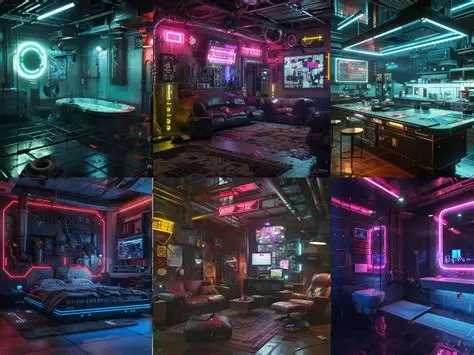
#> input picture inspiração/interiores.webp, 474 x 355 px
$ python -i preparar_textura.py   (imports and definitions only)
#> lines starting #> are read from the running program, lines starting #| are printed output that depends on the picture
#> further down, picture is the input picture: PIL image 474x355 RGB; mean R, G, B 57.5, 57.9, 70.2
# -*- coding: utf-8 -*-
"""Prepara e confere textura de mapa AUTORADA.

Ate a v0.2 toda textura do mapa nascia de codigo (`gerar_texturas.gd`), e isso
dava duas garantias de graca: todo pixel vinha da paleta porque o gerador so
sabia escrever a paleta, e todo tile ladrilhava porque `_pintar()` fazia
`posmod`. Arte autorada nao tem nenhuma das duas.

Esta ferramenta e o que devolve as duas garantias. Ela NAO e a fonte da textura
-- a fonte e o PNG, do mesmo jeito que a fonte dos sprites de personagem sao os
GIFs e nao `gerar_sprites.py`. Ela e o funil por onde a arte passa antes de
entrar no jogo.

O que ela faz, nesta ordem e por este motivo:

1. **Costura.** Mistura a imagem com uma copia deslocada de meia imagem, com
   peso que zera nas bordas. Na borda o pixel passa a ser o do meio da imagem,
   e o pixel do outro lado da borda tambem -- entao os dois se encontram
   continuos. Custa borrar a periferia em troca de ladrilhar, e para MATERIAL
   (que e o que um tile tem de ser) essa troca e boa.

2. **Reducao.** Para o lado alvo, por area. Depois disso nao ha mais
   reamostragem: o jogo usa filtro Nearest e escala inteira.

3. **Gamut.** Clampa V ao teto da familia, clampa S e puxa o matiz para a faixa.
   Com `recraft_v4_1` recebendo a rampa em `colors`, isto e rede de seguranca e
   nao cirurgia -- se estiver cortando muito, o problema esta no prompt.

4. **Alpha cravado em 0 ou 1.** Ferramenta de arte produz antialias por default,
   e o portao do projeto recusa alpha parcial.

E ela CONFERE, que e metade do ponto: costura, densidade, gamut, teto de valor e
faixa de matiz saem medidos, nao afirmados.

Uso:
    python tools/texturas/preparar_textura.py preparar ORIGEM DESTINO --familia chao
    python tools/texturas/preparar_textura.py conferir assets/texturas/chao_andar1_a.png
    python tools/texturas/preparar_textura.py conferir assets/texturas/ --familia chao
"""
import argparse
import colorsys
import os
import sys

try:
    import numpy as np
except ImportError:
    sys.exit("Precisa do numpy:  pip install numpy")
try:
    from PIL import Image, ImageFilter
except ImportError:
    sys.exit("Precisa do Pillow:  pip install Pillow")


# ---------------------------------------------------------------- familias ---
# Os tetos NAO sao gosto. O chao para em 0,30 porque ator tem piso de V 0,55 no
# portao G2, e como o andar 1 abandonou a separacao por MATIZ (o chao foi para o
# azul, que e a familia de seis projeteis do jogo), o valor virou a unica
# separacao que sobrou -- e ela precisa ser folgada.
#
# A parede pode ir a 0,50 porque e moldura: ela tem de vencer o chao para dizer
# onde a sala termina, e desde que o filete de neon saiu ela e a unica coisa que
# diz isso.
#
# O decalque e MAIS apertado que o prop, e isso e contraintuitivo de proposito:
# ele vive no miolo, onde o combate acontece, enquanto o prop vive na margem
# calma. Um reflexo claro no meio da sala e um campo claro sob os projeteis.
#
# `ganho_v` e exposicao, e ele existe porque TETO NAO ESCURECE. Medido: variar o
# teto do chao de 0,30 a 0,18 nao mexeu na mediana (0,169 nos dois), porque o
# corte so alcanca os pixels mais claros. O que muda o quanto o chao pesa na
# tela e multiplicar o valor, nao apara-lo.
#
# O alvo do chao e V mediano ~0,12: o chao antigo era 0,09 (seguro e vazio) e a
# arte crua chega em 0,17 (rica e disputando com o projetil). O ganho poe a
# textura entre os dois, mais perto do seguro.
# `alvo_v` e a MEDIANA de valor que a textura deve ter, e nao um multiplicador.
#
# Multiplicador fixo so funciona se toda geracao nascer com o mesmo brilho, e nao
# nasce: a rampa ambar do andar 1 saiu bem mais escura que a azul, e o mesmo
# ganho de 0,70 derrubou o chao de arma para V 0,05 com 159 cores -- escuro
# demais para ter textura. Mirando a mediana, o funil compensa sozinho o quao
# clara a arte chegou.
#
# Chao em 0,12 e parede em 0,30: a parede tem de vencer o chao porque e ela que
# diz onde a sala termina, e desde que o filete saiu ela e a unica coisa que diz.
FAMILIAS = {
    "chao":     {"teto_v": 0.30, "alvo_v": 0.12, "teto_s": 0.95, "densidade": (0.08, 0.18)},
    "parede":   {"teto_v": 0.50, "alvo_v": 0.30, "teto_s": 0.95, "densidade": (0.18, 0.34)},
    "decalque": {"teto_v": 0.19, "alvo_v": 0.10, "teto_s": 0.95, "densidade": (0.00, 1.00)},
    # O prop VOLUMETRICO (LTD 09). Teto entre a parede (0,50) e o decalque
    # (0,19), e nao e meio-termo preguicoso: ele tem de ler como CORPO na sala,
    # senao a face vertical que a Fase 7 pede nao aparece -- mas ele vive no
    # miolo, por onde o combate passa, entao nao pode chegar aos 0,50 da parede,
    # que e moldura e fica na beira do quadro.
    #
    # Densidade fica aberta de proposito: a faixa das outras familias mede
    # TEXTURA que ladrilha, e um atlas de props e majoritariamente alpha zero.
    # Medir densidade nele seria medir quanto do atlas esta vazio.
    "prop":     {"teto_v": 0.42, "alvo_v": 0.22, "teto_s": 0.95, "densidade": (0.00, 1.00)},
    "livre":    {"teto_v": 0.55, "alvo_v": 0.00, "teto_s": 0.95, "densidade": (0.00, 1.00)},
}

## Quanto a faixa de matiz e apertada NA HORA DE ESCREVER, para sobrar folga
## contra o arredondamento de 8 bits.
##
## O portao confere a faixa cheia. Sem esta margem, uma cor grampeada exatamente
## em 330 sai do conversor HSV->RGB->uint8 medindo 328, e a textura reprova por
## dois graus que nao sao dela -- sao do formato. Nesses valores escuros os
## canais estao na casa de 10 a 40, e um passo de 1/255 gira o matiz varios
## graus.
MARGEM_MATIZ = 3.0

# A faixa de matiz e do TIPO DE SALA, nao da familia -- e o que faz a sala do
# chefe se anunciar de longe sem o andar deixar de ser um lugar so. Sai das
# rampas ACENTOS de tools/texturas/paleta.gd, rebaixadas: `cor_mapa` puro nunca
# e pintado no mundo.
#
# O corredor NAO entra aqui. Ele fica na noite base de proposito: pintar cada
# metade com a cor da sala vizinha anunciaria o que ha do outro lado antes de o
# jogador chegar.
#
# A faixa do ANDAR 1 e larga -- 135 graus contra os 25 a 30 das outras -- e isso
# e deliberado. O que ela separa e TIPO DE SALA, e nao mapa de ator: quem faz a
# segunda separacao e o teto de valor logo acima (chao em 0,30 contra o piso de
# 0,55 do portao G2), justamente porque o andar 1 ja abriu mao do matiz ao ir
# para o azul, que e a familia de seis projeteis do jogo.
#
# Alargar veio da arte: as tres referencias de piso trazem acento ciano (~180) e
# magenta (~320), e a faixa antiga de 200-250 os grampeava nos dois em azul --
# o acento sobrevivia como brilho, mas perdia o vocabulario cyberpunk que fez
# escolherem essas imagens. Como o teto de valor nao mudou, alargar nao aproxima
# o chao de projetil nenhum: um pixel de piso continua no maximo a 0,30 de
# valor, e ator comeca em 0,55.
#
# Os limites nao sao redondos por acaso: 185 fica 5 graus acima do teto do item
# (180) e 320 fica 10 abaixo do piso do chefe (330). As tres faixas continuam
# disjuntas, que e o que faz a sala de recompensa e a do chefe se anunciarem.
# O tingimento por tipo de sala DESMONTADO, e a nova regra e a saturacao.
#
# A medicao que produziu estas faixas esta em `docs/PLANO_FABRICA_ANDAR1.md`:
# os chaos saiam do funil com saturacao 0,77 (chefe), 0,89 (arma) e 0,95 (item),
# contra os **0,284** do centro da referencia (`docs/fabrica_01.png`). Nao era
# metal tingido, era cor chapada com textura por cima -- e o "excesso de verde"
# que abriu o briefing era so a fatia do item nisso.
#
# O que mudou, e por que cada um:
#
# - **item** girou de 172 para 205 e **arma** de 37 para 228. Sao o verde e o
#   laranja que o briefing manda sumir do AMBIENTE (secoes 10, 112 e 113): a
#   sala de arma nao vira amarela, o ambar volta como luz de trabalho e faixa de
#   perigo.
# - **andar1 e boss NAO giraram.** O andar 1 ja estava em 235, a mesma familia do
#   alvo, e `chao_andar1_c` tem pixels ate 310 que sairiam da banda se ele
#   girasse -- o portao usa min/max ABSOLUTO, entao um pixel basta. O chefe
#   mantem o magenta que a secao 11 reserva a ele.
# - **Todos dessaturaram** para a casa de 0,30-0,34.
#
# **As faixas agora se SOBREPOEM, e isso e o ponto.** item (188-219) e arma
# (213-243) invadem andar1 (185-320) de proposito: o tipo de sala deixou de ser
# separado por cor, e passa a ser separado por props, luz e composicao. E
# literalmente o que o briefing pede na secao 110 -- "se depender da cor: FAIL".
# Elas continuam existindo para impedir DERIVA (uma textura nova nascer verde de
# novo), e nao para separar sala.
MATIZ_POR_TIPO = {
    "andar1": (185, 320),   # a base: combate e inicial -- inalterada
    "boss":   (315, 350),   # magenta mantido, girado 5 graus para longe do 0
    "arma":   (198, 227),   # era (25, 50): o laranja saiu do ambiente
    "item":   (188, 219),   # era (150, 180): o verde saiu do ambiente
}

# A sala do chefe leva teto mais baixo que as outras, e nao e capricho: e a sala
# mais densa de projetil do jogo, e o matiz dela e vizinho do `tiro_diretora`
# (336 graus). Como o andar 1 abriu mao da separacao por matiz, sobrou o valor --
# e no lugar onde ele mais importa vale compra-lo mais folgado.
#
# Arma e item nao precisam: sao salas de recompensa, sem combate.
TETO_POR_TIPO = {
    "boss": {"chao": 0.24},
}

# Familias que NAO tem faixa de matiz por tipo de sala.
#
# `livre` porque nao e superficie de sala nenhuma. `prop` por um motivo mais
# concreto: existe UM atlas de props volumetricos para o jogo inteiro, e ele e
# oferecido a todos os tipos de sala. Amarra-lo a faixa de um tipo pintaria a
# caixa de vermelho na sala do chefe e de ambar na sala de arma -- e a mesma
# caixa, no mesmo andar. Quem carrega a identidade do tipo e o atlas CHAPADO,
# que tem uma celula por tipo justamente para isso.
SEM_FAIXA_DE_MATIZ = frozenset({"livre", "prop"})

## Teto da razao de costura, CALIBRADO e nao chutado. Medido em tres regimes:
##
##   textura gerada com posmod, que ladrilha    0.14 a 0.42
##   saida de costurar()                        0.22 a 0.95
##   arte crua, que nao ladrilha                ate 1.47
##
## A validacao mais forte e que a metrica aprova as texturas geradas com
## `posmod`, que ladrilham por construcao e portanto sao gabarito conhecido.
LIMITE_COSTURA = 1.10

## Abaixo deste valor o matiz de um pixel de 8 bits e ruido de arredondamento.
PISO_MATIZ_LEGIVEL = 0.06

## Diferenca de canal que conta como "detalhe". Absoluto e igual ao do apendice
## de docs/TEXTURAS_ANDAR_1.md, para os numeros continuarem comparaveis com os
## que ja estao escritos la.
##
## DENSIDADE E INFORMATIVA, NAO E PORTAO -- e vale registrar por que, porque a
## tentacao de trava-la e forte.
##
## Ela nao e invariante a exposicao: escurecer a textura comprime as diferencas
## de canal, e a mesma estrutura passa a medir menos (baixar o ganho do chao de
## 1,0 para 0,7 levou 8,4% a 4,2% sem tirar um traco do desenho). Tentei prender
## o limiar a amplitude da propria imagem para corrigir isso, e ficou pior: numa
## textura escura a amplitude e pequena, o limiar cai ao piso e a medicao passa a
## contar ruido de arredondamento -- o mesmo chao media 66% de "detalhe".
##
## Uma trava em que nao se confia empurra a arte para o lado errado com a
## autoridade de um numero. Entao o numero sai medido e fica ao lado dos outros,
## para quem estiver desenhando comparar com a referencia e com o que ja existe,
## e a decisao continua sendo de quem olha.
LIMIAR_DETALHE = 24

## O PONTO-PROJETIL: quantas manchas claras compactas a textura tem.
##
## A regra existe em prosa em tres documentos -- IDENTIDADE_VISUAL ("ponto
## isolado de N7 ou A2 com raio de 3 a 6 px e proibido -- e exatamente a
## silhueta de um tiro"), o plano de migracao (Fase 6, "evitar pontos
## brilhantes") e a issue LTD 06. Aqui ela vira numero.
##
## O que separa "ponto" de "junta" nao e o brilho, e a FORMA: um projetil e
## compacto e redondo, uma junta de placa e longa, um canto e um L. Por isso a
## medicao filtra por area, por razao de lados e por preenchimento do bbox, e
## nao por valor -- o chao do item tem 377 manchas claras e nenhuma delas e
## redonda, que e o resultado certo.
##
## O fundo sai de uma MEDIANA 2D e nao de uma media: a media e puxada pelo
## proprio ponto que se quer achar, e a de caixa fez o chao do item pular de 0
## para 30. A mediana ignora a minoria clara por construcao, que e a definicao
## dela.
##
## ISTO E INFORMATIVO, NAO E PORTAO -- pelo mesmo motivo que a densidade acima,
## e vale registrar porque a tentacao de travar e forte. A medicao NAO separa
## limpo fora do chao: rebite de parede e redondo de verdade (parede_arma mede
## 23, parede_andar1_d mede 37) e prop tem luz por definicao (props_atlas mede
## 8), e nenhum dos tres e defeito -- um rebite na face vertical da parede, na
## beira do quadro, nao vira tiro na cabeca de ninguem. Mesmo entre chaos ela
## acusa 2 no chao do item, que e visualmente limpo.
##
## Travar isso reprovaria arte boa com a autoridade de um numero. Entao o numero
## fica ao lado dos outros, para quem desenha comparar: chao_arma e chao_boss
## medem 0, e sao o gabarito do que a Fase 6 pede do chao.
PONTO_MARGEM = 0.055
PONTO_JANELA = 17
PONTO_AREA_MIN = 12    # menor que um disco de raio 2 e grao, nao ponto
PONTO_AREA_MAX = 154   # maior que um disco de raio 7 e mancha, nao projetil
PONTO_LADO_MAX = 15
PONTO_PREENCHIMENTO = 0.55  # abaixo disto o componente e vazado: junta, nao disco
PONTO_RAZAO_MAX = 2.0       # acima disto ele e alongado: linha ou canto


# ------------------------------------------------------------------ helpers --

# [26 lines left out: functions _rgb_para_hsv, _hsv_para_rgb, not called in this run]


def _abrir(caminho):
    im = Image.open(caminho).convert("RGBA")
    return im


def _canais(im):
    a = np.asarray(im).astype(float) / 255.0
    return a[:, :, :3], a[:, :, 3]


# ----------------------------------------------------------------- pre-passo --
# O funil abaixo e rede de SEGURANCA: ele apara o que passou do limite. As duas
# funcoes daqui sao o contrario -- elas ADICIONAM o que a arte nao trouxe, e por
# isso ficam separadas e desligadas por default. Textura que ja nasceu na paleta
# nao deve passar por nenhuma delas.
#
# Elas existem porque as tres referencias de piso do andar 1 sao fotografia de
# metal: quase cinza e com vinheta. Passadas cruas pelo funil, saem CINZA -- o
# `teto_s` apara saturacao, nunca levanta -- e o andar perde a noite azul que e a
# identidade dele.


# [50 lines left out: function acalmar, not called in this run]


def desvinhetar(im):
    """Divide a imagem pelo proprio borrao: mata gradiente de iluminacao global.

    Arte gerada costuma vir com o centro aceso e os cantos apagados, o que e
    bonito emoldurado e pessimo em ladrilho: a vinheta vira uma CRUZ escura na
    junta, repetida por toda a sala. Dividir pelo borrao e normalizar pela media
    devolve a mesma imagem com iluminacao chapada, sem tocar no detalhe fino --
    que e o que sobrevive a divisao por um borrao largo.
    """
    a = np.asarray(im.convert("RGBA")).astype(float)
    rgb = a[:, :, :3]
    borrao = np.asarray(
        Image.fromarray(rgb.round().astype(np.uint8)).filter(ImageFilter.GaussianBlur(45)),
        dtype=float,
    )
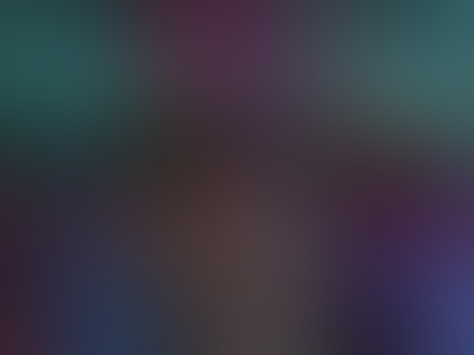
#> borrao: shape (355, 474, 3) float64; mean R, G, B 56.9, 56.9, 69
    a[:, :, :3] = np.clip(rgb * (borrao.mean() / np.maximum(borrao, 1.0)), 0.0, 255.0)
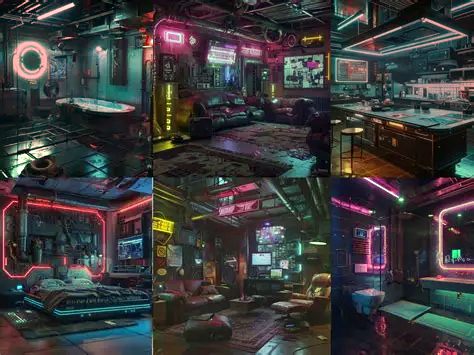
#> a: shape (355, 474, 4) float64; mean R, G, B, A 60.3, 60, 60.4, 255
    return Image.fromarray(a.round().astype(np.uint8), "RGBA")


# [498 lines left out: functions tingir, grampear_matiz, costurar, medir_costura, regra_de, grudar_na_fonte and 10 more, not called in this run]


# [2 lines not run here, left out]

>>> from PIL import Image
>>> picture = Image.open('../../inspiração/interiores.webp')
>>> result = desvinhetar(picture)
